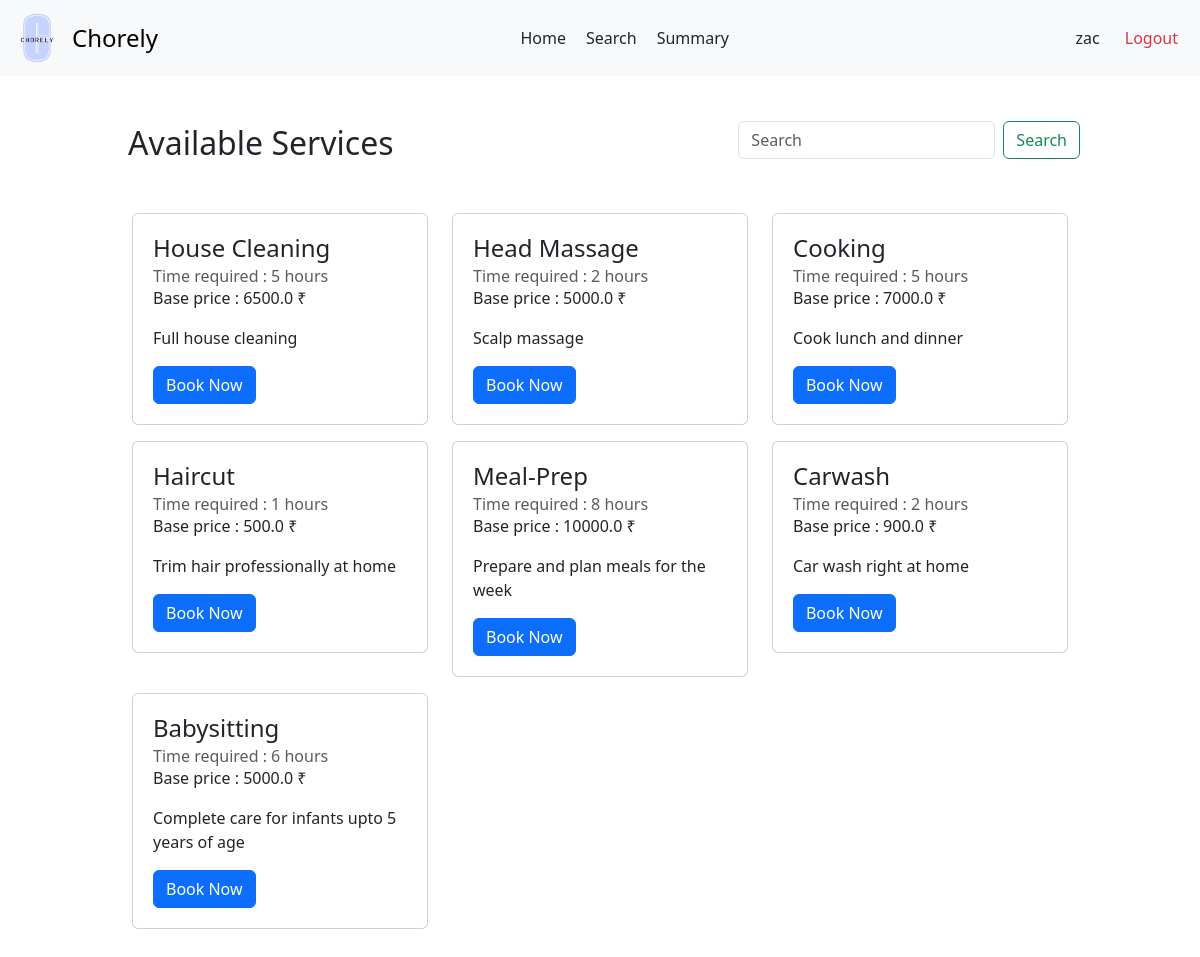
Screenshot of /customer/2/search with the database file from the repository.
### backend/models.py (models this page shows)
class Users(db.Model):
  __tablename__ = 'Users'
  user_id = db.Column(db.Integer, primary_key=True, autoincrement=True)
  username = db.Column(db.String, unique=True, nullable=False)
  password = db.Column(db.String, nullable=False)
  role = db.Column(db.String, nullable=False)
  is_blocked = db.Column(db.Boolean, default=False)
  service_professional = db.relationship('ServiceProfessionals', backref='user', uselist=False)
  customer = db.relationship('Customers', backref='user', uselist=False)

class Services(db.Model):
    __tablename__ = 'Services'
    service_id = db.Column(db.Integer, primary_key=True, autoincrement=True)
    name = db.Column(db.String, nullable=False)
    description = db.Column(db.String)
    base_price = db.Column(db.Float, nullable=False)
    time_required = db.Column(db.Integer)
    category = db.Column(db.String)
    service_professionals = db.relationship('ServiceProfessionals', backref='service')
    service_requests = db.relationship('ServiceRequests', backref='service')

### backend/customerController.py (the view, shortened to what this page needs)
@app.route('/customer/<int:customer_id>/search', methods =['GET', 'POST'])
def customer_search(customer_id):
  customer = Customers.query.get(customer_id)
  all_services = Services.query.all()
  return render_template('customer-search.html', services= all_services, customer = customer)

### templates/customer-search.html (shortened to what this page needs)
<!DOCTYPE html>
<html lang="en">
<head>
  <link href="https://cdn.jsdelivr.net/npm/bootstrap@5.3.3/dist/css/bootstrap.min.css" rel="stylesheet">
  <link rel="stylesheet" href="{{ url_for('static', filename='customer-dash-category.css') }}">
<link rel="stylesheet" href="{{ url_for('static', filename='navbar.css') }}">
</head>
<body>
  <nav class="navbar bg-body-tertiary">
    <div class="container-fluid">
      <a class="navbar-brand d-flex align-items-center" href="#" style="text-decoration: none;">
        <img src="{{ url_for('static', filename='logo.png') }}" alt="Chorely Logo" width="50px" height="50px" id="logo">
        <span style="font-size: 1.5rem;">Chorely</span>
      </a>
      <div style="display: flex;">
        <a class="nav-link active" aria-current="page" href="/user/customer/{{ customer.user.user_id }}">Home</a>
        <a class="nav-link" href="/customer/{{ customer.customer_id }}/search">Search</a>
        <a class="nav-link" href="/user/{{ customer.user.user_id }}/summary">Summary</a>
      </div>
      <div class="d-flex text text-end">
        <a class="nav-link" href="/user/{{ customer.user.user_id }}/profile">{{ customer.user.username }}</a>
        <a class="nav-link text-danger" href="/userlogin">Logout</a>
      </div>
    </div>
  </nav>
  <div id="main">
    <div id="canvas">
      <br>
      <div class="text d-flex justify-content-between align-items-center">
        <h2 class="headings">Available Services</h2>
        <form class="d-flex" role="search" method="post" action="/customer/{{ customer.customer_id }}/search">
          <input class="form-control me-2" type="search" placeholder="Search" aria-label="Search" name="query_string">
          <button class="btn btn-outline-success" type="submit">Search</button>
        </form>
      </div>
      <div class="py-5">
        <div class="container">
          <div class="row hidden-md-up">
            {% if services | length ==0 %}
              <div class="text text-center">
                <h5 class="headings">No services found</h5>
              </div>
            {% else %}
              {% for service in services %}
                <div class="col-md-4">
                  <div class="card mb-3" style="padding: 20px;">
                    <div class="card-block">
                      <h4 class="card-title">{{service.name | title }}</h4>
                      <h6 class="card-subtitle text-muted">Time required : {{ service.time_required }} hours</h6>
                      <p class="card-text p-y-1">Base price : {{ service.base_price }} &#x20B9;</p>
                      <p class="card-text p-y-1">{{ service.description | capitalize  }}</p>
                      <a href="/user/{{customer.user.user_id}}/service/book/{{service.service_id}}" class="btn btn-primary">Book Now</a>
                    </div>
                  </div>
                </div>
              {% endfor %}
            {% endif %}
         </div>
        </div>
      </div>
  </div>
</body>
</html>

### static/customer-dash-category.css (style rules this page uses)
* { margin: 0px; }
#main, #canvas { margin-top: 90px; border: 2px none black; }
#canvas { width: 80%; margin: auto; height: 1000px; }
.headings { margin: 3px; padding-left: 5px; margin-top: 10px; }

### static/navbar.css (style rules this page uses)
#logo { object-fit: contain ; margin-right: 10px; filter: brightness(1.1) contrast(1.1) saturate(1.2); filter: contrast(100%); }
.text-end { margin-right: 10px; }
.navbar { position: fixed; background-color: white; top: 0; left: 0; right: 0; height: max-content; z-index: 1000; }

### rows the page displays
Users: user.username "zac"
Services: name "House Cleaning", time_required "5", base_price "6500.0", description "Full house cleaning"
Services: name "Head Massage", time_required "2", base_price "5000.0", description "Scalp massage"
Services: name "Cooking", time_required "5", base_price "7000.0", description "Cook lunch and dinner"
Services: name "Haircut", time_required "1", base_price "500.0", description "Trim hair professionally at home"
Services: name "Meal-Prep", time_required "8", base_price "10000.0", description "Prepare and plan meals for the week"
Services: name "Carwash", time_required "2", base_price "900.0", description "Car wash right at home"
Services: name "Babysitting", time_required "6", base_price "5000.0", description "Complete care for infants upto 5 years of age"
